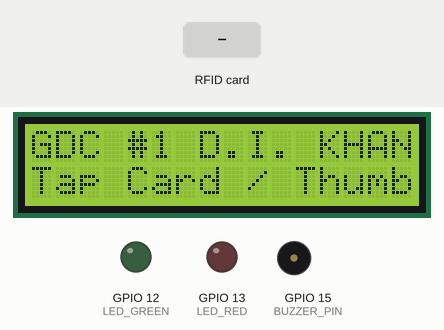
A sketch run on a simulated ESP32. On the bench: 16×2 character LCD, output pins drawn as LEDs (lit = HIGH), buzzer (waves = sounding, pin HIGH). The test bench sets the inputs (shaded band). What the sketch prints to the serial monitor is not drawn.

Above: at 1.3 s.
1.4 s: RFID card 5E 7A 19 C4 held to the reader
At 2.7 s:
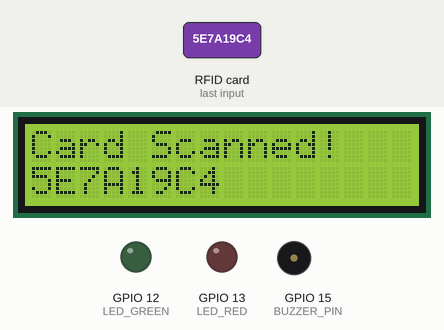
Timing chart, 0 to 4.4 s (numbered marks = the images above; inputs shaded):
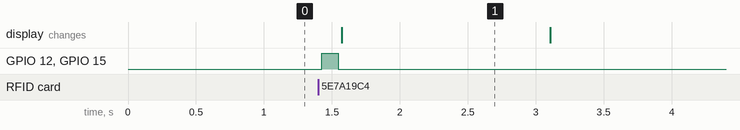

The sketch:

arduino_rfid_firmware.ino
```cpp
/*
 * Chapter 9.4 — Future Work: IoT Biometric & RFID Attendance Terminal
 * Govt. Degree College No. 1, Dera Ismail Khan (D.I. Khan)
 * Author: Imran (Roll No: CS-2210) | Supervisor: Prof. Abdur Rehman
 *
 * Hardware:
 *   - ESP32 / Arduino Uno Microcontroller
 *   - MFRC522 RFID Card Reader (SPI Interface)
 *   - R307 Optical Fingerprint Scanner (UART RX/TX Interface)
 *   - 16x2 I2C LCD Display & Piezo Buzzer
 */

#include <SPI.h>
#include <MFRC522.h>
#include <Wire.h>
#include <LiquidCrystal_I2C.h>

#define SS_PIN 5
#define RST_PIN 22
#define BUZZER_PIN 15
#define LED_GREEN 12
#define LED_RED 13

MFRC522 rfid(SS_PIN, RST_PIN);
LiquidCrystal_I2C lcd(0x27, 16, 2);

void setup() {
  Serial.begin(115200);
  SPI.begin();
  rfid.PCD_Init();

  pinMode(BUZZER_PIN, OUTPUT);
  pinMode(LED_GREEN, OUTPUT);
  pinMode(LED_RED, OUTPUT);

  lcd.init();
  lcd.backlight();
  lcd.setCursor(0, 0);
  lcd.print("GDC #1 D.I. KHAN");
  lcd.setCursor(0, 1);
  lcd.print("Tap Card / Thumb");

  Serial.println("{\"status\":\"READY\",\"terminalId\":\"GDC1-CS-TERM-01\",\"msg\":\"IoT Terminal Active\"}");
}

void loop() {
  // Check for new RFID Card
  if (!rfid.PICC_IsNewCardPresent() || !rfid.PICC_ReadCardSerial()) {
    delay(50);
    return;
  }

  // Extract Card UID
  String uidString = "";
  for (byte i = 0; i < rfid.uid.size; i++) {
    uidString += (rfid.uid.uidByte[i] < 0x10 ? "0" : "");
    uidString += String(rfid.uid.uidByte[i], HEX);
  }
  uidString.toUpperCase();

  // Audio/Visual Feedback
  digitalWrite(LED_GREEN, HIGH);
  digitalWrite(BUZZER_PIN, HIGH);
  delay(120);
  digitalWrite(BUZZER_PIN, LOW);
  digitalWrite(LED_GREEN, LOW);

  // Output structured JSON payload over Serial / WiFi to College Web Dashboard
  Serial.print("{\"event\":\"ATTENDANCE_TAP\",\"terminal\":\"ROOM_CS_LAB1\",\"cardUid\":\"");
  Serial.print(uidString);
  Serial.print("\",\"timestamp\":");
  Serial.print(millis());
  Serial.println("}");

  lcd.clear();
  lcd.setCursor(0, 0);
  lcd.print("Card Scanned!");
  lcd.setCursor(0, 1);
  lcd.print(uidString);

  delay(1500);
  lcd.clear();
  lcd.setCursor(0, 0);
  lcd.print("GDC #1 D.I. KHAN");
  lcd.setCursor(0, 1);
  lcd.print("Tap Card / Thumb");

  rfid.PICC_HaltA();
  rfid.PCD_StopCrypto1();
}
```

Measured:
- after the input at 1.4 s, GPIO 12 (LED_GREEN), GPIO 15 (BUZZER_PIN): LOW → HIGH at once, → LOW 0.12 s later; the display: changes after 0.17 s (image 1)
- what the display in image 1 shows lasts 1.5 s, from 1.6 s to 3.1 s
